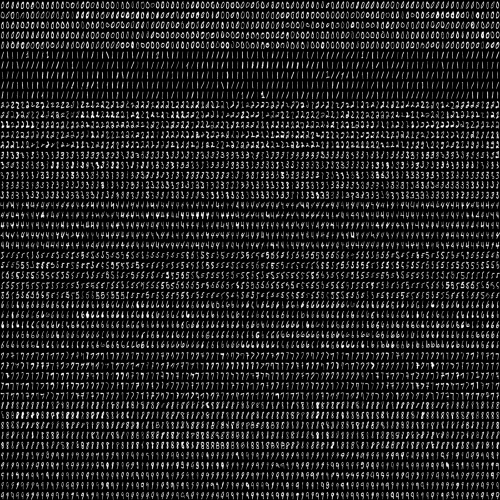
#> input picture Python-Custom-Digit-Recognition/digits.png, 1000 x 1000 px (shown at 1/2 size)
$ python NEW_digit_recog.py
#> lines starting #> are read from the running program, lines starting #| are printed output that depends on the picture; after the words box and inside, x2 and y2 are one past the last pixel; in counts of white or black regions, pixels touching at a corner belong together; long printed decimals are rounded
# -*- coding: utf-8 -*-
"""
Created on Sat Nov 21 14:38:53 2015

@author: Pavitrakumar

"""

import numpy as np
import cv2 #version 3.2.0
from skimage.feature import hog
from matplotlib import pyplot as plt
from sklearn.model_selection import train_test_split
from sklearn.metrics import accuracy_score
from sklearn.utils import shuffle

DIGIT_WIDTH = 10
DIGIT_HEIGHT = 20
IMG_HEIGHT = 28
IMG_WIDTH = 28
CLASS_N = 10 # 0-9

#This method splits the input training image into small cells (of a single digit) and uses these cells as training data.
#The default training image (MNIST) is a 1000x1000 size image and each digit is of size 10x20. so we divide 1000/10 horizontally and 1000/20 vertically.
def split2d(img, cell_size, flatten=True):
    h, w = img.shape[:2]
    sx, sy = cell_size
    cells = [np.hsplit(row, w//sx) for row in np.vsplit(img, h//sy)]
    cells = np.array(cells)
    if flatten:
        cells = cells.reshape(-1, sy, sx)
    return cells

def load_digits(fn):
#> called with fn = 'digits.png'
    print('loading "%s for training" ...' % fn)
    digits_img = cv2.imread(fn, 0)
#> digits_img is the input picture: shape (1000, 1000); min 0, max 255, mean 34
    digits = split2d(digits_img, (DIGIT_WIDTH, DIGIT_HEIGHT))
#> in split2d, `cells = [np.hsplit(row, w//sx) for row in np.vsplit(img, h//sy)]`: cells = 50 items
    resized_digits = []
    for digit in digits:
        resized_digits.append(cv2.resize(digit,(IMG_WIDTH, IMG_HEIGHT)))
#> after the loop, resized_digits = 5000 items
    labels = np.repeat(np.arange(CLASS_N), len(digits)/CLASS_N)
#> labels = 5000 values from 0 to 9
    return np.array(resized_digits), labels

def pixels_to_hog_20(img_array):
    hog_featuresData = []
    for img in img_array:
        fd = hog(img,
                 orientations=10,
                 pixels_per_cell=(5,5),
                 cells_per_block=(1,1),
                 visualize=False)
        hog_featuresData.append(fd)
    hog_features = np.array(hog_featuresData, 'float64')
    return np.float32(hog_features)

#define a custom model in a similar class wrapper with train and predict methods
class KNN_MODEL():
    def __init__(self, k = 3):
        self.k = k
        self.model = cv2.ml.KNearest_create()

    def train(self, samples, responses):
        self.model.train(samples, cv2.ml.ROW_SAMPLE, responses)

    def predict(self, samples):
        retval, results, neigh_resp, dists = self.model.findNearest(samples, self.k)
        return results.ravel()

class SVM_MODEL():
    def __init__(self, num_feats, C = 1, gamma = 0.1):
        self.model = cv2.ml.SVM_create()
        self.model.setType(cv2.ml.SVM_C_SVC)
        self.model.setKernel(cv2.ml.SVM_RBF) #SVM_LINEAR, SVM_RBF
        self.model.setC(C)
        self.model.setGamma(gamma)
        self.features = num_feats

    def train(self, samples, responses):
        self.model.train(samples, cv2.ml.ROW_SAMPLE, responses)

    def predict(self, samples):
        results = self.model.predict(samples.reshape(-1,self.features))
        return results[1].ravel()


def get_digits(contours, hierarchy):
    hierarchy = hierarchy[0]
    bounding_rectangles = [cv2.boundingRect(ctr) for ctr in contours]
    final_bounding_rectangles = []
    #find the most common heirarchy level - that is where our digits's bounding boxes are
    u, indices = np.unique(hierarchy[:,-1], return_inverse=True)
    most_common_heirarchy = u[np.argmax(np.bincount(indices))]

    for r,hr in zip(bounding_rectangles, hierarchy):
        x,y,w,h = r
        #this could vary depending on the image you are trying to predict
        #we are trying to extract ONLY the rectangles with images in it (this is a very simple way to do it)
        #we use heirarchy to extract only the boxes that are in the same global level - to avoid digits inside other digits
        #ex: there could be a bounding box inside every 6,9,8 because of the loops in the number's appearence - we don't want that.
        #read more about it here: https://docs.opencv.org/trunk/d9/d8b/tutorial_py_contours_hierarchy.html
        if ((w*h)>250) and (10 <= w <= 200) and (10 <= h <= 200) and hr[3] == most_common_heirarchy:
            final_bounding_rectangles.append(r)

    return final_bounding_rectangles


def proc_user_img(img_file, model):
    print('loading "%s for digit recognition" ...' % img_file)
    im = cv2.imread(img_file)
    blank_image = np.zeros((im.shape[0],im.shape[1],3), np.uint8)
    blank_image.fill(255)

    imgray = cv2.cvtColor(im,cv2.COLOR_BGR2GRAY)
    plt.imshow(imgray)
    kernel = np.ones((5,5),np.uint8)

    ret,thresh = cv2.threshold(imgray,127,255,0)
    thresh = cv2.erode(thresh,kernel,iterations = 1)
    thresh = cv2.dilate(thresh,kernel,iterations = 1)
    thresh = cv2.erode(thresh,kernel,iterations = 1)

    contours,hierarchy = cv2.findContours(thresh, cv2.RETR_TREE, cv2.CHAIN_APPROX_SIMPLE)

    digits_rectangles = get_digits(contours,hierarchy)  #rectangles of bounding the digits in user image

    for rect in digits_rectangles:
        x,y,w,h = rect
        cv2.rectangle(im,(x,y),(x+w,y+h),(0,255,0),2)
        im_digit = imgray[y:y+h,x:x+w]
        im_digit = (255-im_digit)
        im_digit = cv2.resize(im_digit,(IMG_WIDTH ,IMG_HEIGHT))

        hog_img_data = pixels_to_hog_20([im_digit])
        pred = model.predict(hog_img_data)
        cv2.putText(im, str(int(pred[0])), (x,y),cv2.FONT_HERSHEY_SIMPLEX, 2, (255, 0, 0), 3)
        cv2.putText(blank_image, str(int(pred[0])), (x,y),cv2.FONT_HERSHEY_SIMPLEX, 3, (255, 0, 0), 5)

    plt.imshow(im)
    cv2.imwrite("original_overlay.png",im)
    cv2.imwrite("final_digits.png",blank_image)
    cv2.destroyAllWindows()


def get_contour_precedence(contour, cols):
    return contour[1] * cols + contour[0]  #row-wise ordering


#this function processes a custom training image
#see example : custom_train.digits.jpg
#if you want to use your own, it should be in a similar format
def load_digits_custom(img_file):
    train_data = []
    train_target = []
    start_class = 1
    im = cv2.imread(img_file)
    imgray = cv2.cvtColor(im,cv2.COLOR_BGR2GRAY)
    plt.imshow(imgray)
    plt.show()
    kernel = np.ones((5,5),np.uint8)

    ret,thresh = cv2.threshold(imgray,127,255,0)
    thresh = cv2.erode(thresh,kernel,iterations = 1)
    thresh = cv2.dilate(thresh,kernel,iterations = 1)
    thresh = cv2.erode(thresh,kernel,iterations = 1)

    contours,hierarchy = cv2.findContours(thresh, cv2.RETR_TREE, cv2.CHAIN_APPROX_SIMPLE)
    digits_rectangles = get_digits(contours,hierarchy)  #rectangles of bounding the digits in user image

    #sort rectangles accoring to x,y pos so that we can label them
    digits_rectangles.sort(key=lambda x:get_contour_precedence(x, im.shape[1]))

    for index,rect in enumerate(digits_rectangles):
        x,y,w,h = rect
        cv2.rectangle(im,(x,y),(x+w,y+h),(0,255,0),2)
        im_digit = imgray[y:y+h,x:x+w]
        im_digit = (255-im_digit)

        im_digit = cv2.resize(im_digit,(IMG_WIDTH, IMG_HEIGHT))
        train_data.append(im_digit)
        train_target.append(start_class%10)

        if index>0 and (index+1) % 10 == 0:
            start_class += 1
    cv2.imwrite("training_box_overlay.png",im)

    return np.array(train_data), np.array(train_target)

#------------------data preparation--------------------------------------------

TRAIN_MNIST_IMG = 'digits.png'
TRAIN_USER_IMG = 'custom_train_digits.jpg'
TEST_USER_IMG = 'report_card.jpeg'

digits, labels = load_digits(TRAIN_MNIST_IMG) #original MNIST data (not good detection)
#> labels = 5000 values from 0 to 9
#digits, labels = load_digits_custom(TRAIN_USER_IMG) #my handwritten dataset (better than MNIST on my handwritten digits)

print('train data shape',digits.shape)
#| train data shape (5000, 28, 28)
print('test data shape',labels.shape)
#| test data shape (5000,)

digits, labels = shuffle(digits, labels, random_state=256)
#> labels = 5000 values, max 9 at index 7, min 0 at index 9, mean 4.5
train_digits_data = pixels_to_hog_20(digits)
#> after the loop in pixels_to_hog_20, `for img in img_array:`: hog_featuresData = 5000 items
X_train, X_test, y_train, y_test = train_test_split(train_digits_data, labels, test_size=0.33, random_state=42)
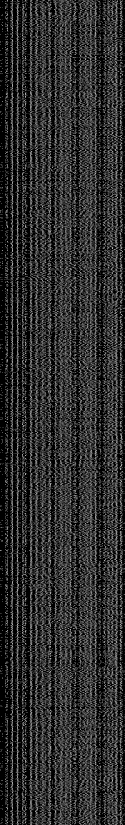
#> X_test: shape (1650, 250) float32 (shown at 1/2 size); min 0, max 1, mean 0.177
#> y_train = 3350 values, max 9 at index 3, min 0 at index 20, mean 4.54; y_test = 1650 values, max 9 at index 1, min 0 at index 10, mean 4.42

#------------------training and testing----------------------------------------

model = KNN_MODEL(k = 3)
model.train(X_train, y_train)
preds = model.predict(X_test)
#> in predict, `retval, results, neigh_resp, dists = self.model.findNearest(samples, s..`: retval = 2; results = 1650 values, max 9 at index 1, min 0 at index 10, mean 4.44; neigh_resp = 1650 rows, first 8: [2, 2, 2], [9, 9, 9], [8, 8, 8], [6, 6, 6], [5, 5, 5], [7, 7, 7], [4, 4, 4], [6, 6, 6]; dists = 1650 rows, first 8: [8.53, 10.24, 12.1], [5.32, 5.42, 6.05], [11.58, 11.82, 12.18], [4.7, 6.67, 7.35], [5.66, 6.74, 6.77], [5.28, 6.43, 6.79], [11.04, 12.36, 12.43], [6.66, 6.89, 7.41]
#> preds has the same summary as results in predict
print('Accuracy: ',accuracy_score(y_test, preds))
#| Accuracy:  0.9485

model = KNN_MODEL(k = 4)
model.train(train_digits_data, labels)
proc_user_img(TEST_USER_IMG, model)
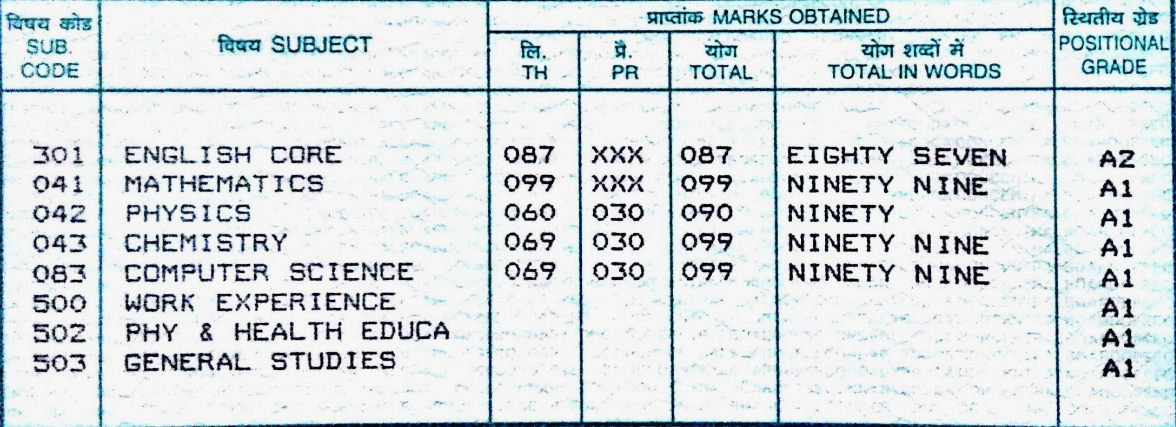
#> input picture Python-Custom-Digit-Recognition/report_card.jpeg, 2352 x 853 px (shown at 1/2 size)
#> in proc_user_img, im is the input picture: shape (853, 2352, 3); mean B, G, R 222.9, 220.1, 212.8
#> in proc_user_img, `blank_image.fill(255)`: blank_image: shape (853, 2352, 3); every value is 255
#> in proc_user_img, `ret,thresh = cv2.threshold(imgray,127,255,0)`: thresh: shape (853, 2352); 90% white; 503 black regions (134 under 20 px), largest, box (x1, y1, x2, y2) and area: (0, 0, 2352, 853) 66783, (1294, 23, 1406, 50) 1470, (435, 68, 522, 106) 1193
#> in proc_user_img, `thresh = cv2.erode(thresh,kernel,iterations = 1)`: thresh: shape (853, 2352); 81% white; 324 black regions (6 under 20 px), largest, box (x1, y1, x2, y2) and area: (0, 0, 2352, 853) 116778, (605, 70, 747, 108) 3549, (2118, 68, 2267, 104) 3505
#> in proc_user_img, `thresh = cv2.dilate(thresh,kernel,iterations = 1)`:
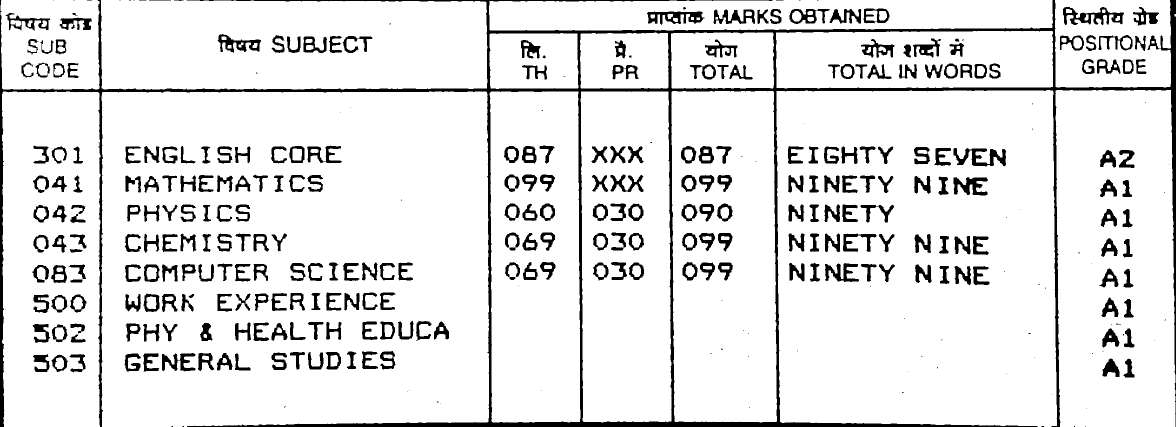
#> thresh: shape (853, 2352) (shown at 1/2 size); 89.5% white; 360 black regions (75 under 20 px)
#> in proc_user_img, `contours,hierarchy = cv2.findContours(thresh, cv2.RETR_TREE, cv2.CHAIN..`: contours = 479 contours, 70 with area under 20; largest, box (x1, y1, x2, y2) and area: (205, 185, 976, 853) 506388, (1555, 182, 2112, 853) 362844, (2113, 182, 2349, 853) 151416, (1345, 184, 1552, 843) 130942, (204, 0, 973, 177) 130899
#> in get_digits, `bounding_rectangles = [cv2.boundingRect(ctr) for ctr in contours]`: bounding_rectangles = 479 items, first 6: (1163, 185, 178, 658), (1183, 522, 37, 42), (1195, 533, 14, 19), (1219, 521, 72, 42), (1266, 533, 14, 19), (1254, 463, 37, 41)
#> in get_digits, `u, indices = np.unique(hierarchy[:,-1], return_inverse=True)`: u = 128 values from -1 to 474; indices = 479 values, max 127 at index 475, min 0 at index 0, mean 59.01
#> in get_digits, `most_common_heirarchy = u[np.argmax(np.bincount(indices))]`: most_common_heirarchy = 55
#> the loop in get_digits, `for r,hr in zip(bounding_rectangles, hierarchy):` made 479 passes
#> (hr, x, y, w, h) on passes 1 to 3: ([21, -1, 1, -1], 1163, 185, 178, 658), ([3, -1, 2, 0], 1183, 522, 37, 42), ([-1, -1, -1, 1], 1195, 533, 14, 19)
#> after the loop in get_digits, `for r,hr in zip(bounding_rectangles, hierarchy):`: final_bounding_rectangles = 91 items, first 6: (467, 704, 37, 40), (431, 703, 37, 41), (393, 703, 38, 42), (321, 703, 73, 43), (246, 703, 75, 43), (540, 702, 37, 41)
#> in proc_user_img, `digits_rectangles = get_digits(contours,hierarchy)`: digits_rectangles has the same summary as final_bounding_rectangles in get_digits
#> the loop in proc_user_img, `for rect in digits_rectangles:` made 91 passes
#> (x, y, w, h) on passes 1 to 9: (467, 704, 37, 40), (431, 703, 37, 41), (393, 703, 38, 42), (321, 703, 73, 43), (246, 703, 75, 43), (540, 702, 37, 41), (648, 701, 37, 41), (613, 701, 37, 41), (577, 701, 36, 41)
#> rect on passes 32 to 37: (431, 584, 36, 43), (284, 584, 38, 43), (685, 583, 37, 41), (620, 583, 24, 40), (577, 583, 36, 41), (540, 583, 37, 42)
#> after the loop in proc_user_img, `for rect in digits_rectangles:`:
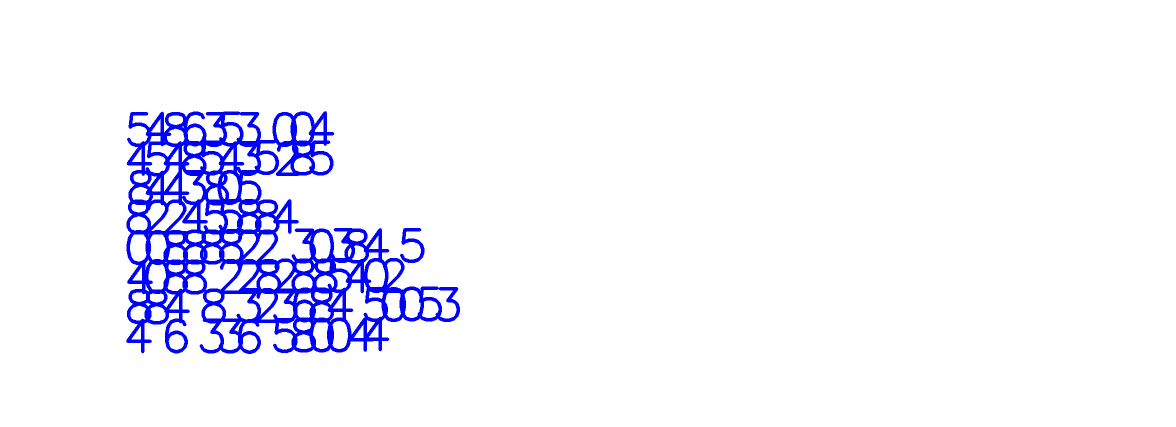
#> blank_image: shape (853, 2352, 3) (shown at 1/2 size); mean of channels 0, 1, 2 255, 243, 243; drawn as B, G, R
#> after the loop in proc_user_img, `for rect in digits_rectangles:`: im: shape (853, 2352, 3); 4.03% of pixels changed, all inside (x1, y1, x2, y2) = (245, 244, 903, 748)
#> after the loop in proc_user_img, `for rect in digits_rectangles:`:
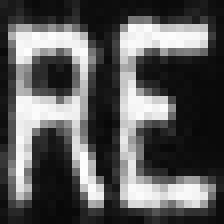
#> im_digit: shape (28, 28) (shown 8 times larger); min 8, max 253, mean 89.7


model = SVM_MODEL(num_feats = train_digits_data.shape[1])
model.train(X_train, y_train)
preds = model.predict(X_test)
print('Accuracy: ',accuracy_score(y_test, preds))
#| Accuracy:  0.9739

model = SVM_MODEL(num_feats = train_digits_data.shape[1])
model.train(train_digits_data, labels)
proc_user_img(TEST_USER_IMG, model)
#> call 2 of proc_user_img, with img_file = 'report_card.jpeg'
#> the loop in get_digits (call 2), `for r,hr in zip(bounding_rectangles, hierarchy):` made 479 passes
#> (r, hr) on passes 1 to 3: ((1163, 185, 178, 658), [21, -1, 1, -1]), ((1183, 522, 37, 42), [3, -1, 2, 0]), ((1195, 533, 14, 19), [-1, -1, -1, 1])
#> the loop in proc_user_img (call 2), `for rect in digits_rectangles:` made 91 passes
#> rect on passes 1 to 12: (467, 704, 37, 40), (431, 703, 37, 41), (393, 703, 38, 42), (321, 703, 73, 43), (246, 703, 75, 43), (540, 702, 37, 41), (648, 701, 37, 41), (613, 701, 37, 41), (577, 701, 36, 41), (691, 700, 25, 41), (721, 699, 73, 43), (283, 645, 39, 41)
#> after the loop in proc_user_img (call 2), `for rect in digits_rectangles:`:
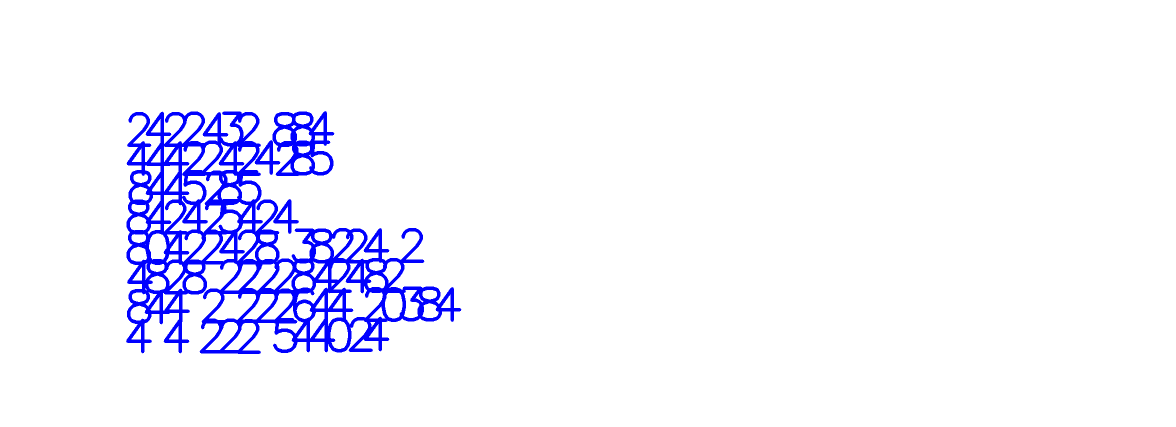
#> blank_image: shape (853, 2352, 3) (shown at 1/2 size); mean of channels 0, 1, 2 255, 243.3, 243.3; drawn as B, G, R
#> after the loop in proc_user_img (call 2), `for rect in digits_rectangles:`:
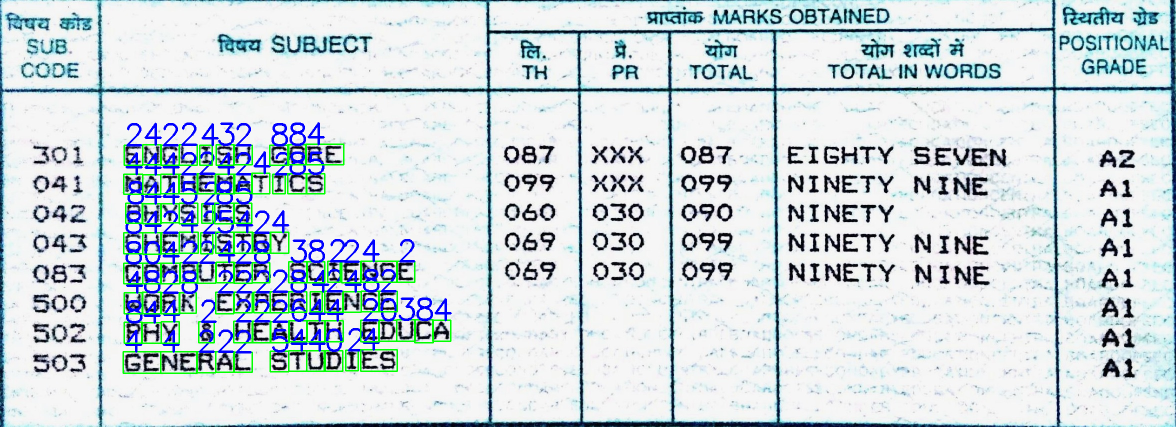
#> im: shape (853, 2352, 3) (shown at 1/2 size); 3.85% of pixels changed, all inside (x1, y1, x2, y2) = (245, 244, 904, 748)

#------------------------------------------------------------------------------
#> figure, not shown here; B, G, R data is drawn as R, G, B
